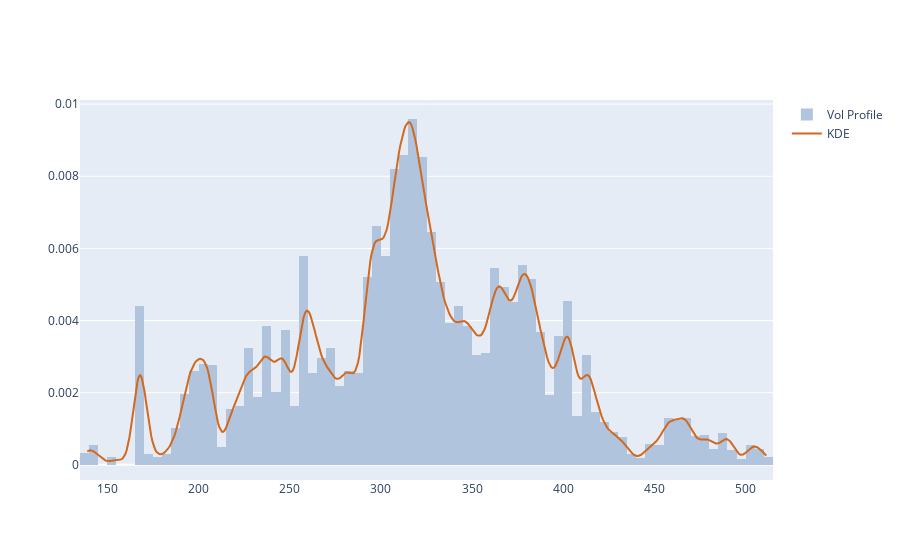

Here is the notebook cell this chart was saved with:
### Code cell
# Kernel Density Estimator (KDE) plot
from scipy import stats, signal

"""
stats provides statistical functions and probability distributions for data analysis.

signal offers tools for signal processing, such as filtering, peak detection, 
and Fourier transforms.

These modules are commonly used for advanced data analysis and scientific computing in Python.
"""

kde_factor = 0.05
num_samples = 500
kde = stats.gaussian_kde(lulu.Close,weights=lulu.Volume,bw_method=kde_factor)
xr = np.linspace(lulu.Close.min(),lulu.Close.max(),num_samples)
kdy = kde(xr)
ticks_per_sample = (xr.max() - xr.min()) / num_samples

def get_dist_plot(c, v, kx, ky):
    fig = go.Figure()
    fig.add_trace(go.Histogram(name='Vol Profile', x=c, y=v, nbinsx=150, 
                               histfunc='sum', histnorm='probability density',
                               marker_color='#B0C4DE'))
    fig.add_trace(go.Scatter(name='KDE', x=kx, y=ky, mode='lines', marker_color='#D2691E'))
    return fig

get_dist_plot(lulu.Close, lulu.Volume, xr, kdy).show()

### Figure 1 — Plotly figure (JSON) as saved in the notebook; plotly's stock layout.template omitted (floating-point values rounded to 4 significant figures; data arrays with more than 128 entries replaced by an {"elided": "..."} marker saying what was removed)
{"data": [{"histfunc": "sum", "histnorm": "probability density", "marker": {"color": "#B0C4DE"}, "name": "Vol Profile", "nbinsx": 150, "type": "histogram", "x": {"elided": "1470 float values"}, "y": {"elided": "1470 float values"}}, {"marker": {"color": "#D2691E"}, "mode": "lines", "name": "KDE", "type": "scatter", "x": {"elided": "500 float values"}, "y": {"elided": "500 float values"}}], "layout": {}}
